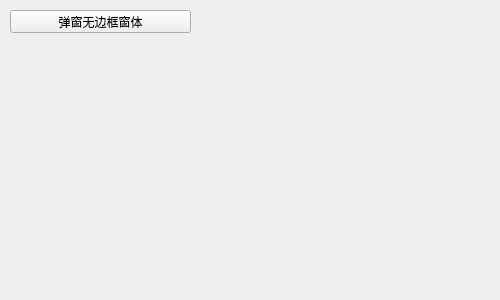
<?xml version="1.0" encoding="UTF-8"?>
<ui version="4.0">
 <class>frmFramelessWidget</class>
 <widget class="QWidget" name="frmFramelessWidget">
  <property name="geometry">
   <rect>
    <x>0</x>
    <y>0</y>
    <width>500</width>
    <height>300</height>
   </rect>
  </property>
  <property name="windowTitle">
   <string>Form</string>
  </property>
  <widget class="QPushButton" name="btnOpen">
   <property name="geometry">
    <rect>
     <x>10</x>
     <y>10</y>
     <width>181</width>
     <height>23</height>
    </rect>
   </property>
   <property name="text">
    <string>弹窗无边框窗体</string>
   </property>
  </widget>
 </widget>
 <resources/>
 <connections/>
</ui>
